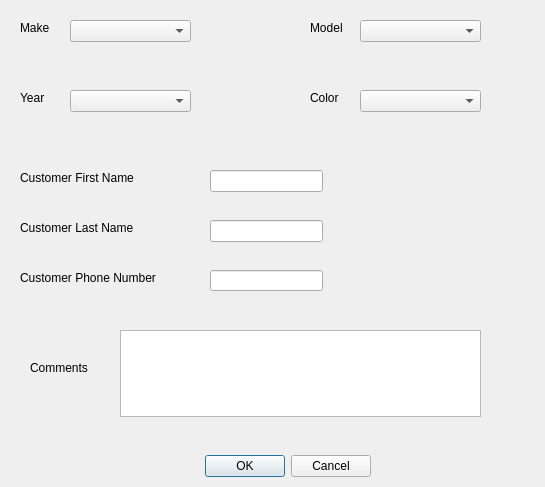
<?xml version="1.0" encoding="UTF-8"?>
<ui version="4.0">
 <class>Dialog</class>
 <widget class="QDialog" name="Dialog">
  <property name="geometry">
   <rect>
    <x>0</x>
    <y>0</y>
    <width>545</width>
    <height>487</height>
   </rect>
  </property>
  <property name="windowTitle">
   <string>Dialog</string>
  </property>
  <widget class="QDialogButtonBox" name="buttonBox">
   <property name="geometry">
    <rect>
     <x>30</x>
     <y>450</y>
     <width>341</width>
     <height>32</height>
    </rect>
   </property>
   <property name="orientation">
    <enum>Qt::Horizontal</enum>
   </property>
   <property name="standardButtons">
    <set>QDialogButtonBox::Cancel|QDialogButtonBox::Ok</set>
   </property>
  </widget>
  <widget class="QLabel" name="label_2">
   <property name="geometry">
    <rect>
     <x>20</x>
     <y>170</y>
     <width>141</width>
     <height>16</height>
    </rect>
   </property>
   <property name="text">
    <string>Customer First Name</string>
   </property>
  </widget>
  <widget class="QLabel" name="label_3">
   <property name="geometry">
    <rect>
     <x>20</x>
     <y>270</y>
     <width>151</width>
     <height>16</height>
    </rect>
   </property>
   <property name="text">
    <string>Customer Phone Number</string>
   </property>
  </widget>
  <widget class="QLabel" name="label_4">
   <property name="geometry">
    <rect>
     <x>30</x>
     <y>360</y>
     <width>71</width>
     <height>16</height>
    </rect>
   </property>
   <property name="text">
    <string>Comments</string>
   </property>
  </widget>
  <widget class="QLabel" name="label">
   <property name="geometry">
    <rect>
     <x>20</x>
     <y>20</y>
     <width>55</width>
     <height>16</height>
    </rect>
   </property>
   <property name="text">
    <string>Make</string>
   </property>
  </widget>
  <widget class="QLabel" name="label_5">
   <property name="geometry">
    <rect>
     <x>310</x>
     <y>20</y>
     <width>55</width>
     <height>16</height>
    </rect>
   </property>
   <property name="text">
    <string>Model</string>
   </property>
  </widget>
  <widget class="QLabel" name="label_6">
   <property name="geometry">
    <rect>
     <x>20</x>
     <y>90</y>
     <width>55</width>
     <height>16</height>
    </rect>
   </property>
   <property name="text">
    <string>Year</string>
   </property>
  </widget>
  <widget class="QLabel" name="label_7">
   <property name="geometry">
    <rect>
     <x>310</x>
     <y>90</y>
     <width>55</width>
     <height>16</height>
    </rect>
   </property>
   <property name="text">
    <string>Color</string>
   </property>
  </widget>
  <widget class="QLabel" name="label_8">
   <property name="geometry">
    <rect>
     <x>20</x>
     <y>220</y>
     <width>141</width>
     <height>16</height>
    </rect>
   </property>
   <property name="text">
    <string>Customer Last Name</string>
   </property>
  </widget>
  <widget class="QLineEdit" name="lineEdit">
   <property name="geometry">
    <rect>
     <x>210</x>
     <y>170</y>
     <width>113</width>
     <height>22</height>
    </rect>
   </property>
  </widget>
  <widget class="QLineEdit" name="lineEdit_2">
   <property name="geometry">
    <rect>
     <x>210</x>
     <y>270</y>
     <width>113</width>
     <height>21</height>
    </rect>
   </property>
  </widget>
  <widget class="QLineEdit" name="lineEdit_3">
   <property name="geometry">
    <rect>
     <x>210</x>
     <y>220</y>
     <width>113</width>
     <height>22</height>
    </rect>
   </property>
  </widget>
  <widget class="QPlainTextEdit" name="plainTextEdit">
   <property name="geometry">
    <rect>
     <x>120</x>
     <y>330</y>
     <width>361</width>
     <height>87</height>
    </rect>
   </property>
  </widget>
  <widget class="QComboBox" name="comboBox">
   <property name="geometry">
    <rect>
     <x>70</x>
     <y>20</y>
     <width>121</width>
     <height>22</height>
    </rect>
   </property>
  </widget>
  <widget class="QComboBox" name="comboBox_2">
   <property name="geometry">
    <rect>
     <x>70</x>
     <y>90</y>
     <width>121</width>
     <height>22</height>
    </rect>
   </property>
  </widget>
  <widget class="QComboBox" name="comboBox_3">
   <property name="geometry">
    <rect>
     <x>360</x>
     <y>90</y>
     <width>121</width>
     <height>22</height>
    </rect>
   </property>
  </widget>
  <widget class="QComboBox" name="comboBox_4">
   <property name="geometry">
    <rect>
     <x>360</x>
     <y>20</y>
     <width>121</width>
     <height>22</height>
    </rect>
   </property>
  </widget>
 </widget>
 <resources/>
 <connections>
  <connection>
   <sender>buttonBox</sender>
   <signal>accepted()</signal>
   <receiver>Dialog</receiver>
   <slot>accept()</slot>
   <hints>
    <hint type="sourcelabel">
     <x>248</x>
     <y>254</y>
    </hint>
    <hint type="destinationlabel">
     <x>157</x>
     <y>274</y>
    </hint>
   </hints>
  </connection>
  <connection>
   <sender>buttonBox</sender>
   <signal>rejected()</signal>
   <receiver>Dialog</receiver>
   <slot>reject()</slot>
   <hints>
    <hint type="sourcelabel">
     <x>316</x>
     <y>260</y>
    </hint>
    <hint type="destinationlabel">
     <x>286</x>
     <y>274</y>
    </hint>
   </hints>
  </connection>
 </connections>
</ui>
